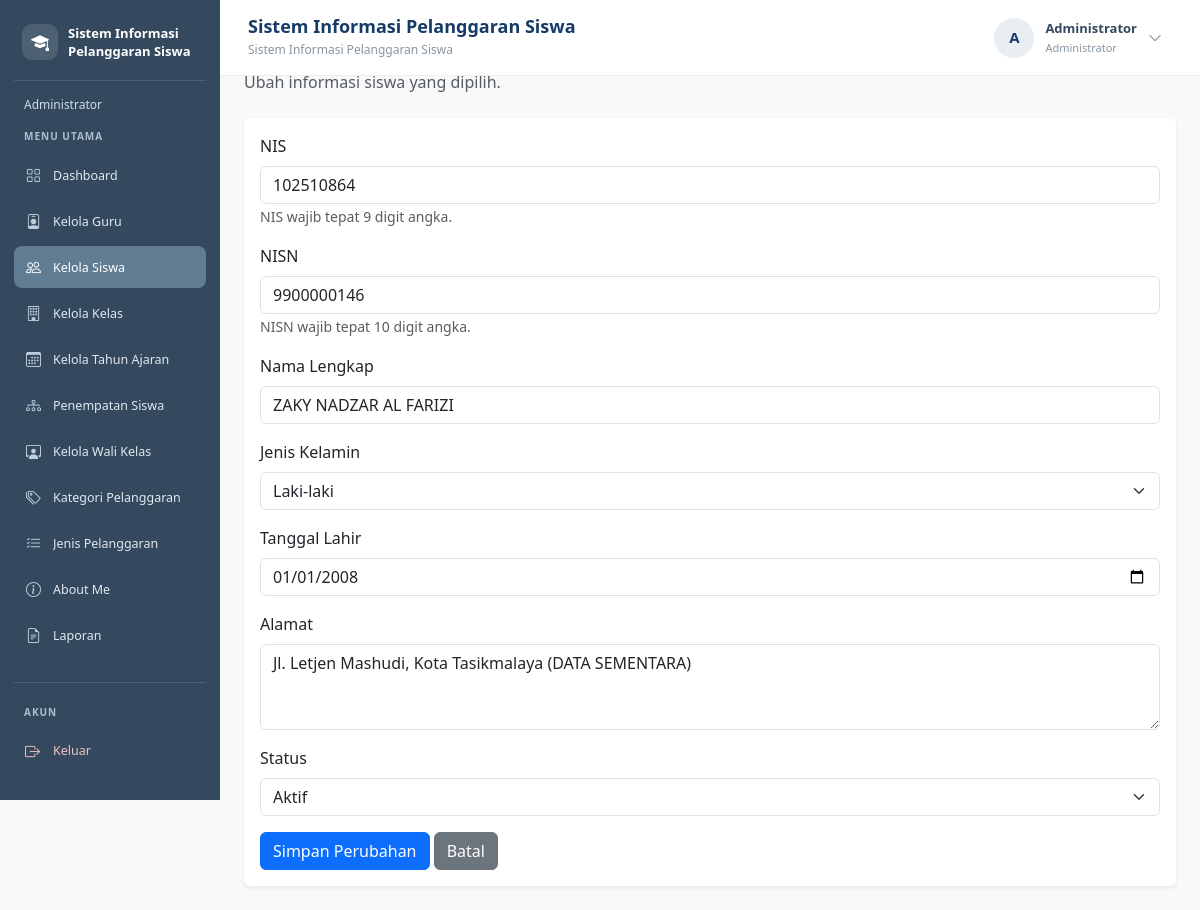
/edit_siswa.php?id=276 (signed in), run on the app's committed database.
### tables this page shows
CREATE TABLE `t_siswa` (
  `id` int(11) NOT NULL,
  `nis` varchar(30) NOT NULL,
  `nisn` varchar(20) NOT NULL,
  `nama` varchar(150) NOT NULL,
  `jenis_kelamin` char(1) NOT NULL,
  `tanggal_lahir` date NOT NULL,
  `alamat` text NOT NULL,
  `status_aktif` tinyint(1) NOT NULL,
  `created_at` timestamp NOT NULL DEFAULT current_timestamp(),
  `updated_at` timestamp NOT NULL DEFAULT current_timestamp()
);

### edit_siswa.php (the view, shortened to what this page needs)
<?php
include "config/koneksi.php";
$id = filter_input(INPUT_GET, 'id', FILTER_VALIDATE_INT);
$stmt = mysqli_prepare(
    $koneksi,
    "SELECT nis, nisn, nama, jenis_kelamin, tanggal_lahir,
            alamat, status_aktif
     FROM t_siswa
     WHERE id = ?"
);
mysqli_stmt_bind_param($stmt, "i", $id);
mysqli_stmt_execute($stmt);
$result = mysqli_stmt_get_result($stmt);
$siswa = mysqli_fetch_assoc($result);
$nis = $siswa['nis'];
$nisn = $siswa['nisn'];
$nama = $siswa['nama'];
$jenis_kelamin = $siswa['jenis_kelamin'];
$tanggal_lahir = $siswa['tanggal_lahir'];
$alamat = $siswa['alamat'];
$status_aktif = (string) $siswa['status_aktif'];
?>
<!DOCTYPE html>
<html lang="id">
<head>
    <link href="https://cdn.jsdelivr.net/npm/bootstrap@5.3.8/dist/css/bootstrap.min.css"
          rel="stylesheet">
</head>
<body>
<?php include "includes/sidebar.php"; ?>
<?php include "includes/navbar.php"; ?>
<main class="konten-utama">
    <h2>Edit Data Siswa</h2>
    <p class="text-muted mb-4">
        Ubah informasi siswa yang dipilih.
    </p>
    <div class="card shadow-sm border-0">
        <div class="card-body">
            <form method="POST">
                <div class="mb-3">
                    <label class="form-label">NIS</label>
                    <input
                        type="text"
                        name="nis"
                        class="form-control"
                        minlength="9"
                        maxlength="9"
                        pattern="[0-9]{9}"
                        inputmode="numeric"
                        title="NIS harus tepat 9 digit angka."
                        placeholder="Masukkan 9 digit NIS"
                        required
                        value="<?= htmlspecialchars($nis, ENT_QUOTES, 'UTF-8'); ?>"
                    >
                    <small class="text-muted">
                        NIS wajib tepat 9 digit angka.
                    </small>
                </div>
                <div class="mb-3">
                    <label class="form-label">NISN</label>
                    <input
                        type="text"
                        name="nisn"
                        class="form-control"
                        minlength="10"
                        maxlength="10"
                        pattern="[0-9]{10}"
                        inputmode="numeric"
                        title="NISN harus tepat 10 digit angka."
                        placeholder="Masukkan 10 digit NISN"
                        required
                        value="<?= htmlspecialchars($nisn, ENT_QUOTES, 'UTF-8'); ?>"
                    >
                    <small class="text-muted">
                        NISN wajib tepat 10 digit angka.
                    </small>
                </div>
                <div class="mb-3">
                    <label class="form-label">Nama Lengkap</label>
                    <input
                        type="text"
                        name="nama"
                        class="form-control"
                        maxlength="150"
                        required
                        value="<?= htmlspecialchars($nama, ENT_QUOTES, 'UTF-8'); ?>"
                    >
                </div>
                <div class="mb-3">
                    <label class="form-label">Jenis Kelamin</label>
                    <select name="jenis_kelamin" class="form-select" required>
                        <option value="L" <?= $jenis_kelamin == 'L' ? 'selected' : ''; ?>>
                            Laki-laki
                        </option>
                    </select>
                </div>
                <div class="mb-3">
                    <label class="form-label">Tanggal Lahir</label>
                    <input
                        type="date"
                        name="tanggal_lahir"
                        class="form-control"
                        required
                        value="<?= htmlspecialchars($tanggal_lahir, ENT_QUOTES, 'UTF-8'); ?>"
                    >
                </div>
                <div class="mb-3">
                    <label class="form-label">Alamat</label>
                    <textarea
                        name="alamat"
                        class="form-control"
                        rows="3"
                        required
                    ><?= htmlspecialchars($alamat, ENT_QUOTES, 'UTF-8'); ?></textarea>
                </div>
                <div class="mb-3">
                    <label class="form-label">Status</label>
                    <select name="status_aktif" class="form-select" required>
                        <option value="1" <?= $status_aktif === '1' ? 'selected' : ''; ?>>
                            Aktif
                        </option>
                    </select>
                </div>
                <button type="submit" class="btn btn-primary">
                    Simpan Perubahan
                </button>
                <a href="siswa.php" class="btn btn-secondary">
                    Batal
                </a>
            </form>
        </div>
    </div>
</main>
</body>
</html>

### edit_siswa.php (style rules this page uses)
body { margin: 0; background-color: #f8f9fa; }
.konten-utama { margin-left: 220px; width: calc(100% - 220px); min-height: 100vh; padding: 24px; box-sizing: border-box; }

### data on the page
t_siswa: nis "102510864", nisn "9900000146", nama "ZAKY NADZAR AL FARIZI", jenis_kelamin "Laki-laki", tanggal_lahir "01/01/2008", alamat "Jl. Letjen Mashudi, Kota Tasikmalaya (DATA SEMENTARA)", status_aktif "Aktif"

### other printed values
$labelRole "Administrator"
$menu[0] "Dashboard"
$menu[0] "Kelola Guru"
$menu[0] "Kelola Siswa"
$menu[0] "Kelola Kelas"
$menu[0] "Kelola Tahun Ajaran"
$menu[0] "Penempatan Siswa"
$menu[0] "Kelola Wali Kelas"
$menu[0] "Kategori Pelanggaran"
$menu[0] "Jenis Pelanggaran"
$menu[0] "About Me"
$menu[0] "Laporan"
$judulNavbar "Sistem Informasi Pelanggaran Siswa"
$inisial "A"
$namaPengguna "Administrator"
